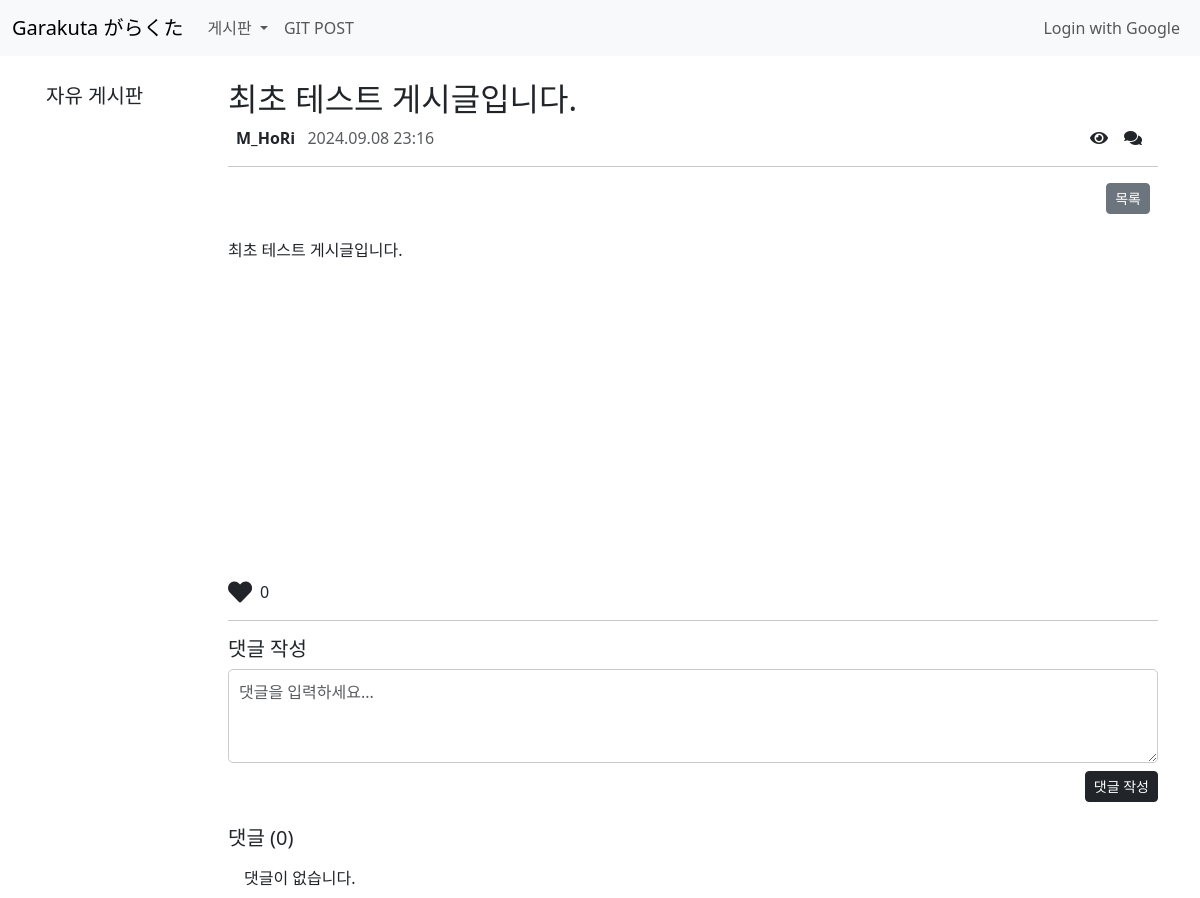
The page /board/1/ on the database its author committed.
### board/models.py (models this page shows, shortened)
class Post(models.Model):
    title = models.CharField(max_length=200)
    content = models.TextField()
    created_at = models.DateTimeField(auto_now_add=True)  # 게시글 작성 시간
    updated_at = models.DateTimeField(auto_now=True)  # 게시글 수정 시간
    author = models.ForeignKey(User, on_delete=models.CASCADE)
    likes = models.ManyToManyField(User, related_name='liked_posts', blank=True)  # 좋아요한 사용자들
    counting = models.PositiveIntegerField(default=0)  # 조회수 필드 추가
    def total_likes(self):
        return self.likes.count()  # 좋아요 수 반환

### board/views.py (the view)
def post_detail(request, pk):
    try:
        post = get_object_or_404(Post, pk=pk)  # 해당 게시글이 없으면 404 에러 반환
        post.counting += 1
        post.save()
        return render(request, 'board/post_detail.html', {'post': post})
    except Exception as e:
        logger.error(f"Error in post_detail: {str(e)}")
        return redirect('post_list')

### board/templates/board/post_detail.html (shortened to what this page needs)
{% extends 'blog/base.html' %}
{% block content %}
<div class="container mt-3">
    <div class="row">
        <div class="col-md-2 p-0 m-0">
            <div class="p-1">
                <h5>자유 게시판</h5>
            </div>
        </div>
        <div class="col-md-10 p-0 m-0">
            <div class="post-container" style="min-height: 500px;">
                <div class="post-title">
                    <h2>{{ post.title }}</h2>
                </div>
                <div class="d-flex align-items-center justify-content-between mb-3">
                    <div class="d-flex align-items-center">
                        <div class="ms-2">
                            <strong>{{ post.author }}</strong>
                            <span class="text-muted ms-2">{{ post.created_at|date:"Y.m.d H:i" }}</span>
                        </div>
                    </div>
                    <div class="d-flex align-items-center">
                        <div class="me-3">
                            <i class="fas fa-eye"></i> {{ post.view_count }}
                        </div>
                        <div class="me-3">
                            <i class="fas fa-comments"></i> {{ post.comment_count }}
                        </div>
                    </div>
                </div>
                <hr>
                <div class="d-flex justify-content-end">
                    <a href="{% url 'post_list' %}" class="btn btn-secondary btn-sm me-2">목록</a>
                </div>
                <div class="post-content mb-4 mt-4">
                    <p>{{ post.content|linebreaks }}</p>
                </div>
            </div>
            <div class="mb-4">
                <div class="d-flex align-items-center" id="like-section">
                    <i id="like-btn" class="fa{% if request.user.is_authenticated and request.user in post.likes.all %} fa-heart text-danger{% else %} far fa-heart{% endif %}" style="cursor: pointer; font-size: 24px;"></i>
                    <span id="like-count" class="ms-2">{{ post.total_likes }}</span>
                </div>
                <hr>
                <h5>댓글 작성</h5>
                <form method="post" action="{% url 'add_comment' post.pk %}">
                    <div class="form-group">
                        <textarea name="comment" class="form-control" rows="3" placeholder="댓글을 입력하세요..." required></textarea>
                    </div>
                    <div class="text-end mt-2">
                        <button type="submit" class="btn btn-dark btn-sm">댓글 작성</button>
                    </div>
                </form>
            </div>
            <div class="comment-section">
                <h5>댓글 ({{ post.comments.count }})</h5>
                <ul class="list-group list-group-flush">
                    {% for comment in post.comments.all %}
                        <li class="list-group-item">
                            <strong>{{ comment.author }}</strong>
                            <span class="text-muted">{{ comment.created_at|date:"Y.m.d H:i" }}</span>
                            <p>{{ comment.text|linebreaks }}</p>
                        </li>
                    {% empty %}
                        <li class="list-group-item">댓글이 없습니다.</li>
                    {% endfor %}
                </ul>
            </div>
        </div>
    </div>
</div>
{% endblock %}

### rows shown on the page
Post: title "최초 테스트 게시글입니다.", author "M_HoRi", created_at "2024.09.08 23:16", content "최초 테스트 게시글입니다.", total_likes "0", comments.count "0"
